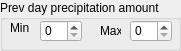
    <widget class="QGroupBox" name="dayGroupBox_14">
     <property name="geometry">
      <rect>
       <x>390</x>
       <y>190</y>
       <width>181</width>
       <height>51</height>
      </rect>
     </property>
     <property name="title">
      <string>Prev day precipitation amount</string>
     </property>
     <widget class="QSpinBox" name="minPrevPrecipitationSpinbox">
      <property name="geometry">
       <rect>
        <x>40</x>
        <y>20</y>
        <width>42</width>
        <height>22</height>
       </rect>
      </property>
      <property name="maximum">
       <number>5000</number>
      </property>
     </widget>
     <widget class="QLabel" name="minLabel_14">
      <property name="geometry">
       <rect>
        <x>10</x>
        <y>20</y>
        <width>21</width>
        <height>16</height>
       </rect>
      </property>
      <property name="text">
       <string>Min</string>
      </property>
     </widget>
     <widget class="QLabel" name="maxLabel_14">
      <property name="geometry">
       <rect>
        <x>100</x>
        <y>20</y>
        <width>21</width>
        <height>21</height>
       </rect>
      </property>
      <property name="text">
       <string>Max</string>
      </property>
     </widget>
     <widget class="QSpinBox" name="maxPrevPrecipitationSpinbox">
      <property name="geometry">
       <rect>
        <x>130</x>
        <y>20</y>
        <width>42</width>
        <height>22</height>
       </rect>
      </property>
      <property name="maximum">
       <number>5000</number>
      </property>
     </widget>
    </widget>
